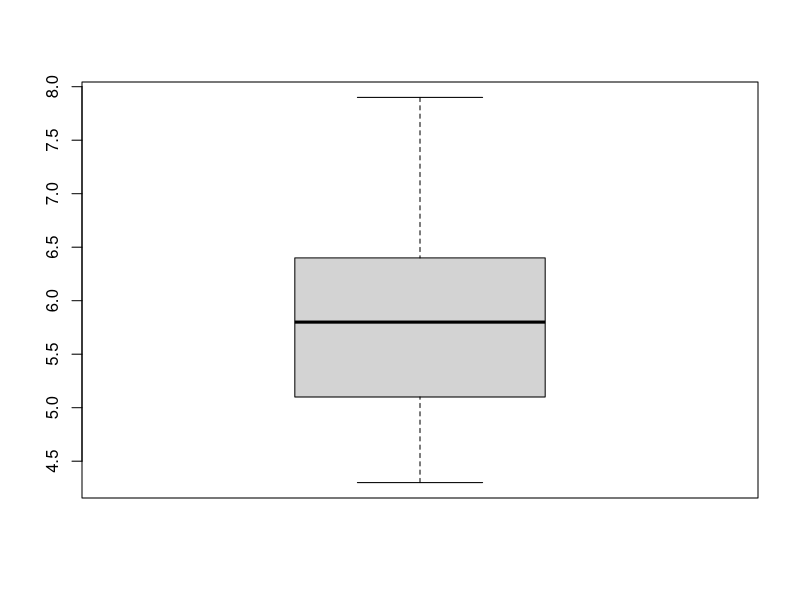
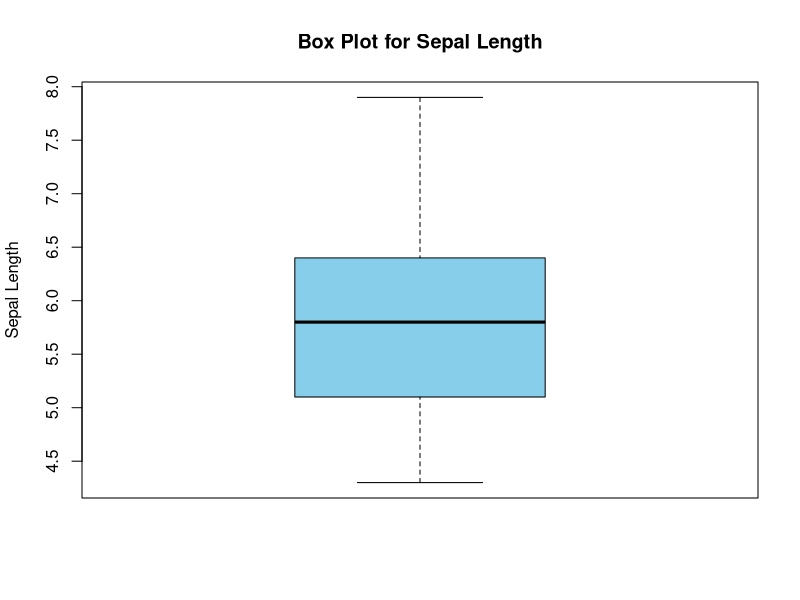
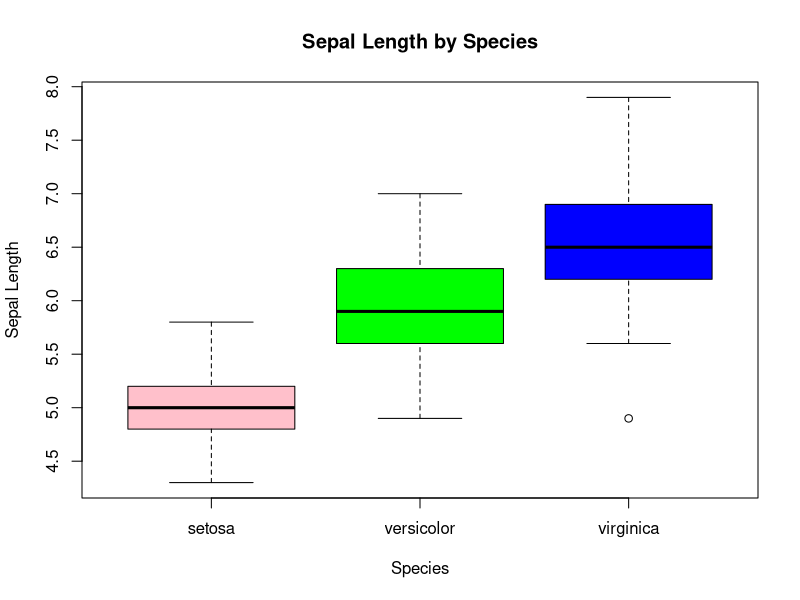
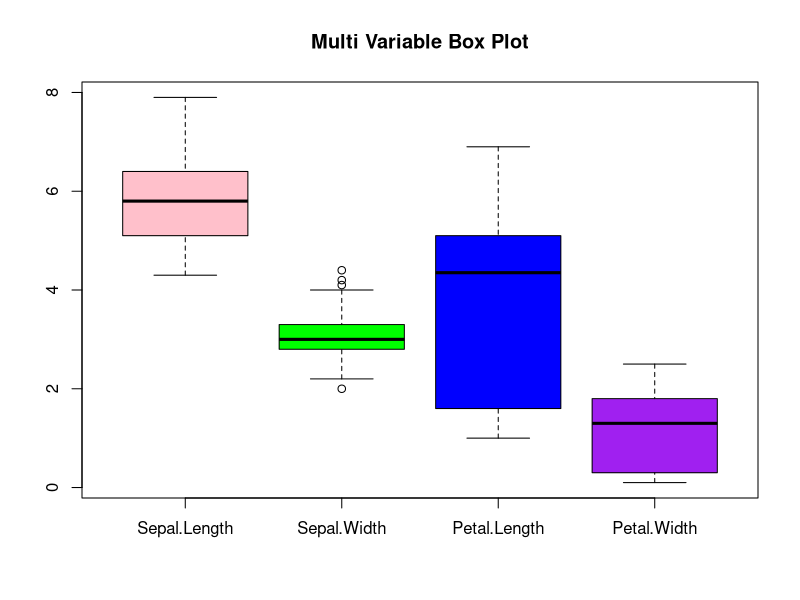
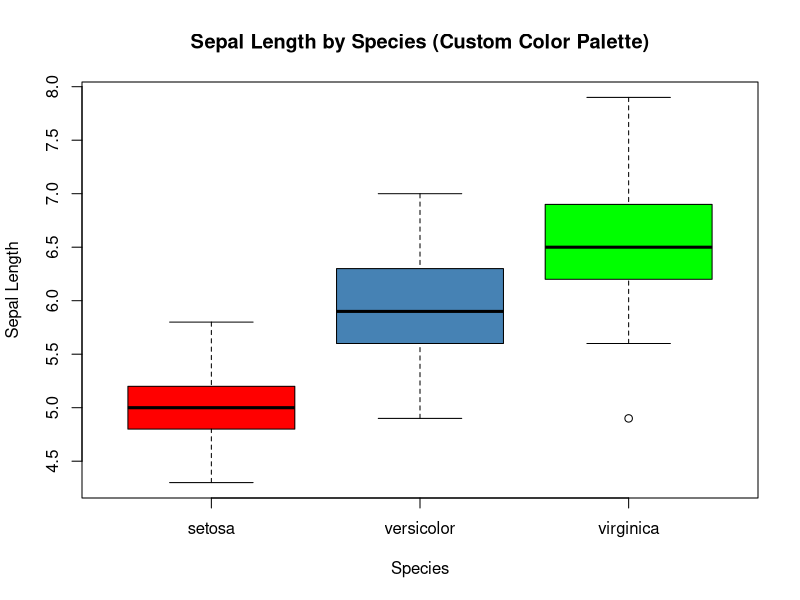
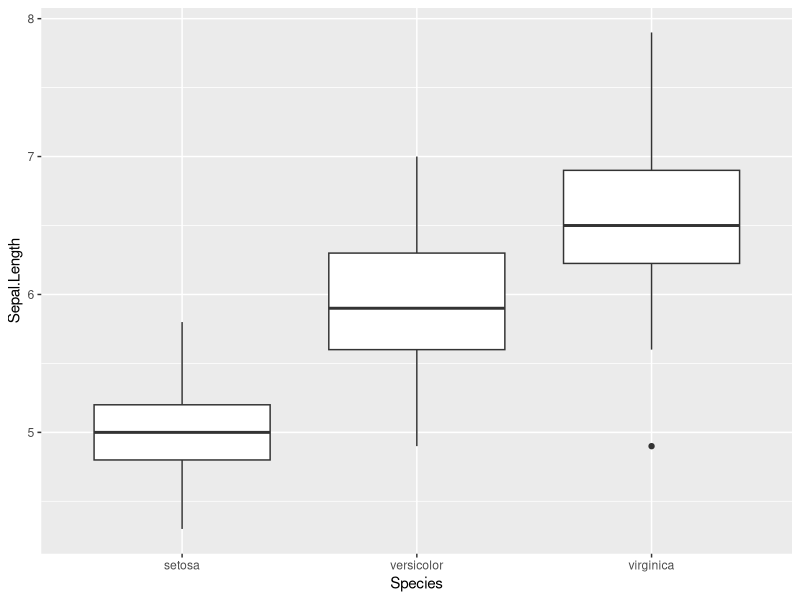
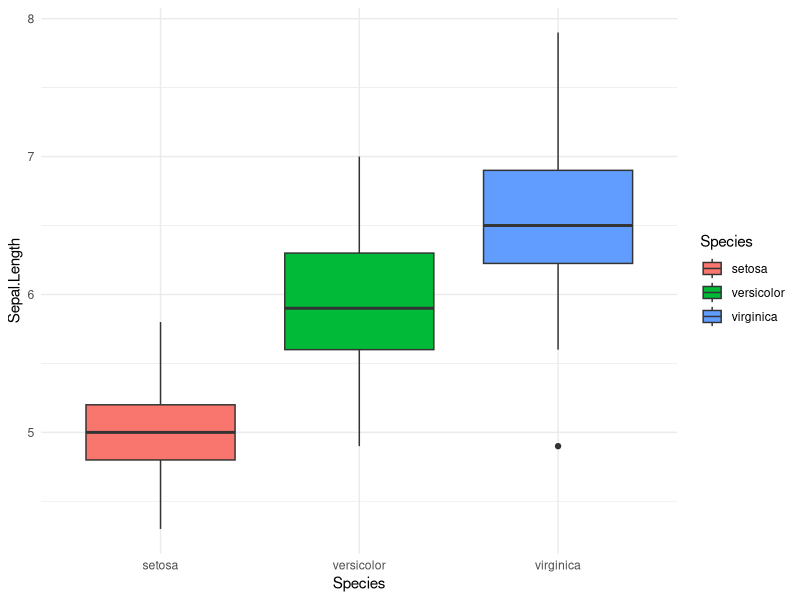
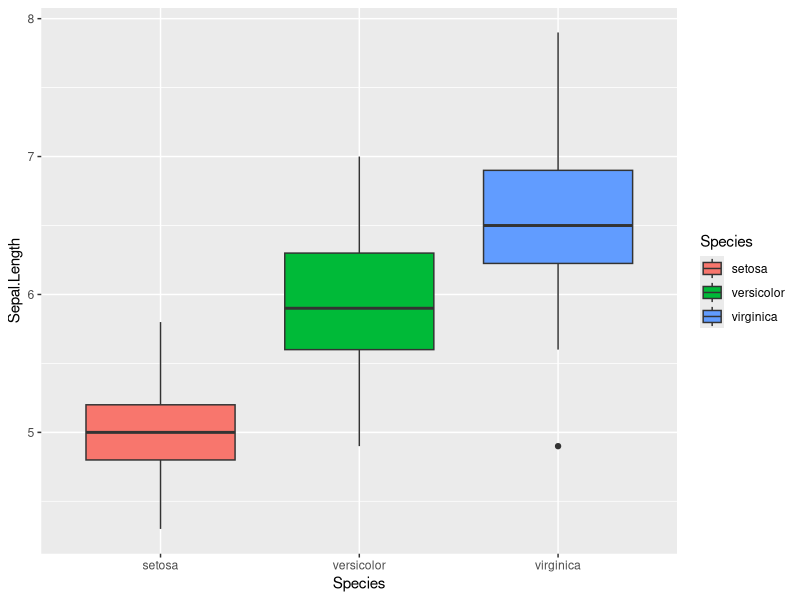

The R script that drew these images, in order: (Note: this script raises an error after producing the figures.)
# Load the Data
data(iris)

# Understand the data
str(iris)
View(iris)
class(iris)
?iris

# Basic Box plot
boxplot(iris$Sepal.Length)

# Add Title & Labels
boxplot(iris$Sepal.Length,
        main = "Box Plot for Sepal Length",
        ylab = "Sepal Length",
        col = "skyblue")

# Grouped Box Plot
boxplot(Sepal.Length ~ Species,
        data = iris,
        main = "Sepal Length by Species",
        xlab = "Species",
        ylab = "Sepal Length",
        col = c("pink", "green", "blue"))

# Multi-Variable Box Plot
boxplot(iris[, 1:4],
        main = "Multi Variable Box Plot",
        col = c("pink", "green", "blue", "purple"))

# Using Custom Color Palette (Base R)
species_colors <- c(
  "setosa" = "red",
  "versicolor" = "steelblue",
  "virginica" = "green"
)

boxplot(Sepal.Length ~ Species,
        data = iris,
        col = species_colors,
        main = "Sepal Length by Species (Custom Color Palette)",
        xlab = "Species",
        ylab = "Sepal Length")

# ---------------- GGplot2 ----------------

library(ggplot2)

# Basic ggplot Boxplot
ggplot(iris, aes(x = Species, y = Sepal.Length)) +
  geom_boxplot()

# ggplot with Fill Color
ggplot(iris, aes(x = Species, y = Sepal.Length, fill = Species)) +
  geom_boxplot() +
  theme_minimal()

# ggplot with Custom Color Palette
ggplot(iris, aes(x = Species, y = Sepal.Length, fill = Species)) +
  geom_boxplot() 
scale_fill_manual(values = species_colors) +
  theme_minimal()